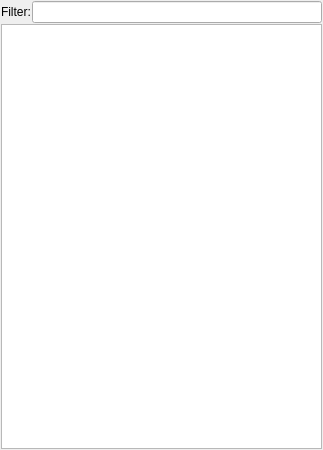
<?xml version="1.0" encoding="UTF-8"?>
<ui version="4.0">
 <class>BookmarksWidget</class>
 <widget class="QWidget" name="BookmarksWidget">
  <property name="geometry">
   <rect>
    <x>0</x>
    <y>0</y>
    <width>323</width>
    <height>450</height>
   </rect>
  </property>
  <layout class="QGridLayout" name="gridLayout">
   <property name="leftMargin">
    <number>1</number>
   </property>
   <property name="topMargin">
    <number>1</number>
   </property>
   <property name="rightMargin">
    <number>1</number>
   </property>
   <property name="bottomMargin">
    <number>1</number>
   </property>
   <property name="spacing">
    <number>1</number>
   </property>
   <item row="0" column="0">
    <widget class="QLabel" name="label">
     <property name="text">
      <string>Filter:</string>
     </property>
    </widget>
   </item>
   <item row="0" column="1">
    <widget class="QLineEdit" name="filterEdit">
     <property name="clearButtonEnabled">
      <bool>true</bool>
     </property>
    </widget>
   </item>
   <item row="1" column="0" colspan="2">
    <widget class="QTreeView" name="treeView">
     <property name="alternatingRowColors">
      <bool>true</bool>
     </property>
    </widget>
   </item>
  </layout>
 </widget>
 <resources/>
 <connections/>
</ui>
